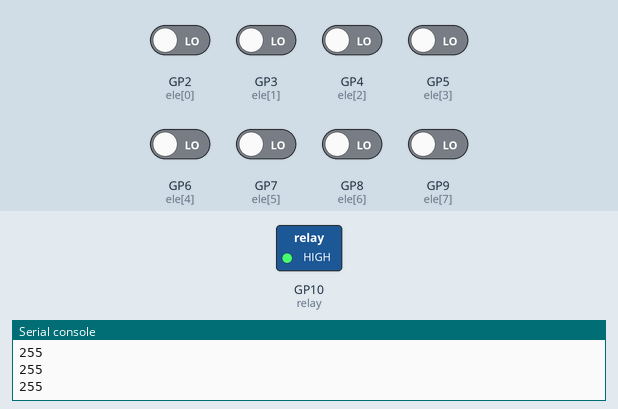
A program run on a simulated Raspberry Pi Pico running MicroPython. Parts: switched loads named in the program (green lamp = pin HIGH), the last lines printed to the serial console. Wiring (from the project's diagram.json): switch 8 on GP2, switch 7 on GP3, switch 6 on GP4, switch 5 on GP5, switch 4 on GP6, switch 3 on GP7, switch 2 on GP8, switch 1 on GP9, relay on GP10. The test bench sets the inputs (shaded band); at power-on: GP2 (ele[0]), GP3 (ele[1]), GP4 (ele[2]), GP5 (ele[3]), GP6 (ele[4]), GP7 (ele[5]), GP8 (ele[6]), GP9 (ele[7]) LOW.

Above: at 1.2 s.
1.3 s: GP2 (ele[0]) driven HIGH
At 2.2 s:
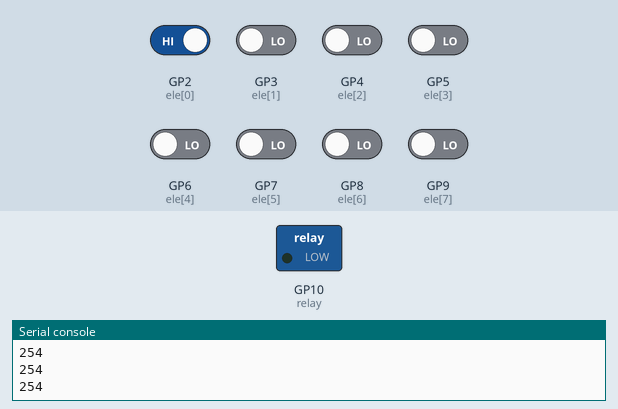
2.8 s: GP2 (ele[0]) driven LOW
At 3.4 s:
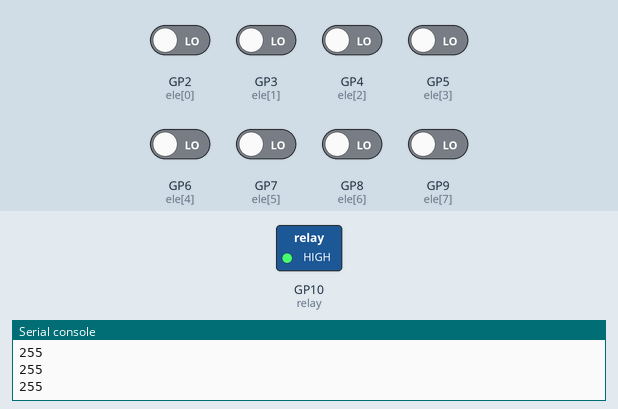
4.3 s: GP3 (ele[1]) driven HIGH
At 5.7 s:
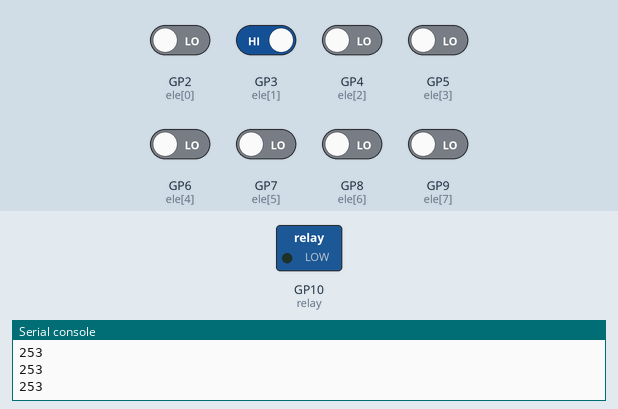
Timing chart, 0 to 7.3 s (numbered marks = the images above; inputs shaded):
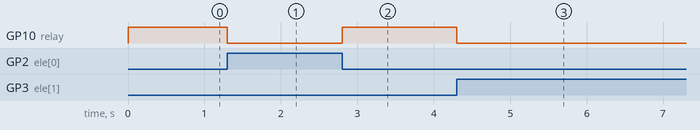

The program:

main.py
```python
import machine

buttons = []

pins = [2,3,4,5,6,7,8,9]

relay = machine.Pin(10, machine.Pin.OUT)

for i in range(0, len(pins)):
    ele =  machine.Pin(pins[i], machine.Pin.IN, machine.Pin.PULL_DOWN)
    buttons.append(ele)

while True:
  cont = 0
  for i in range(0, len(pins)):
    if (buttons[i].value()==0):
      cont+=2**i
  print(cont)
  if (cont == 255):
    relay.value(1)
  else:
    relay.value(0)
```

Measured:
- after the input at 1.3 s, GP10 (relay): HIGH → LOW at once
- after the input at 2.8 s, GP10 (relay): LOW → HIGH at once
- after the input at 4.3 s, GP10 (relay): HIGH → LOW at once
